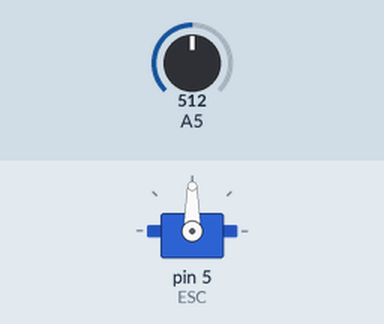
A sketch run on a simulated Arduino Uno, built with avr-gcc and run on an emulated ATmega328P. Parts: servo. Inputs (shaded band) come from the test bench; at power-on: A5 = 512.

Above: at 1.2 s.
1.3 s: A5 set to 716
At 2.5 s:
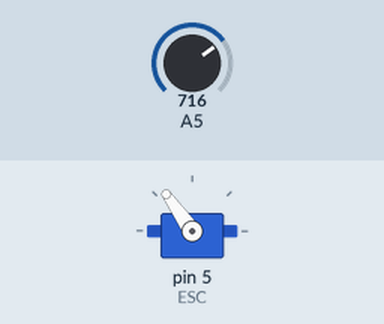
2.8 s: A5 set to 900
At 3.7 s:
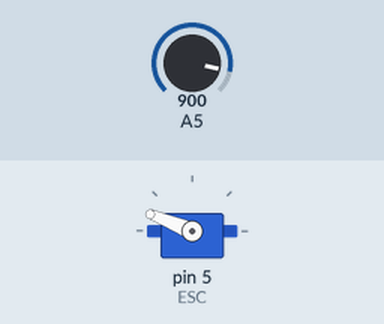
4.3 s: A5 set to 1023
At 4.9 s:
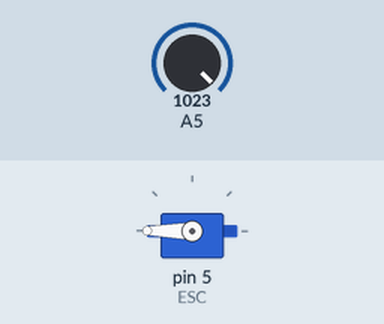
5.8 s: A5 set to 306
At 7.0 s:
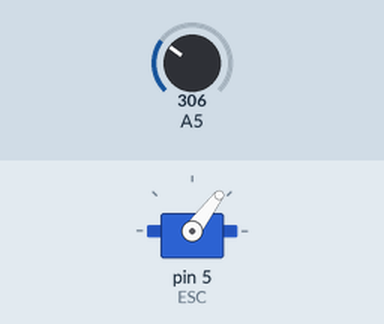
7.3 s: A5 set to 122
At 8.3 s:
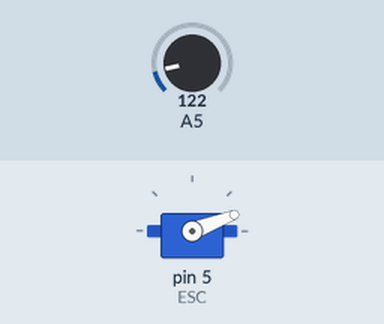
Timing chart, 0 to 9.8 s (numbered marks = the images above; inputs shaded):
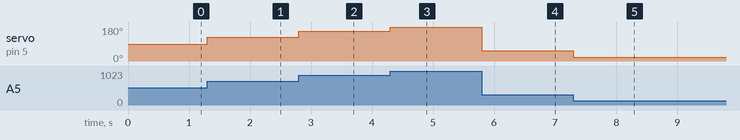

Measured:
- after the input at 1.3 s, servo on pin 5 (ESC): 90° → 125° at once
- after the input at 2.8 s, servo on pin 5 (ESC): 125° → 158° at once
- after the input at 4.3 s, servo on pin 5 (ESC): 158° → 180° at once
- after the input at 5.8 s, servo on pin 5 (ESC): 180° → 53° at once
- after the input at 7.3 s, servo on pin 5 (ESC): 53° → 21° at once

The sketch:

BrushlessMotorControllingTest.ino
```cpp
/*
 Name:		BrushlessMotorControllingTest.ino
 Created:	27.11.2020 18:40:25
 Author:	flow
*/

#include <Servo.h>

Servo ESC;

int potValue;

// the setup function runs once when you press reset or power the board
void setup() {
    // ESC = Pin 5
    ESC.attach(5, 1000, 2000);
}

// the loop function runs over and over again until power down or reset
void loop() {
    potValue = analogRead(19);
    potValue = map(potValue, 0, 1023, 0, 180);
    ESC.write(potValue);
}
```
